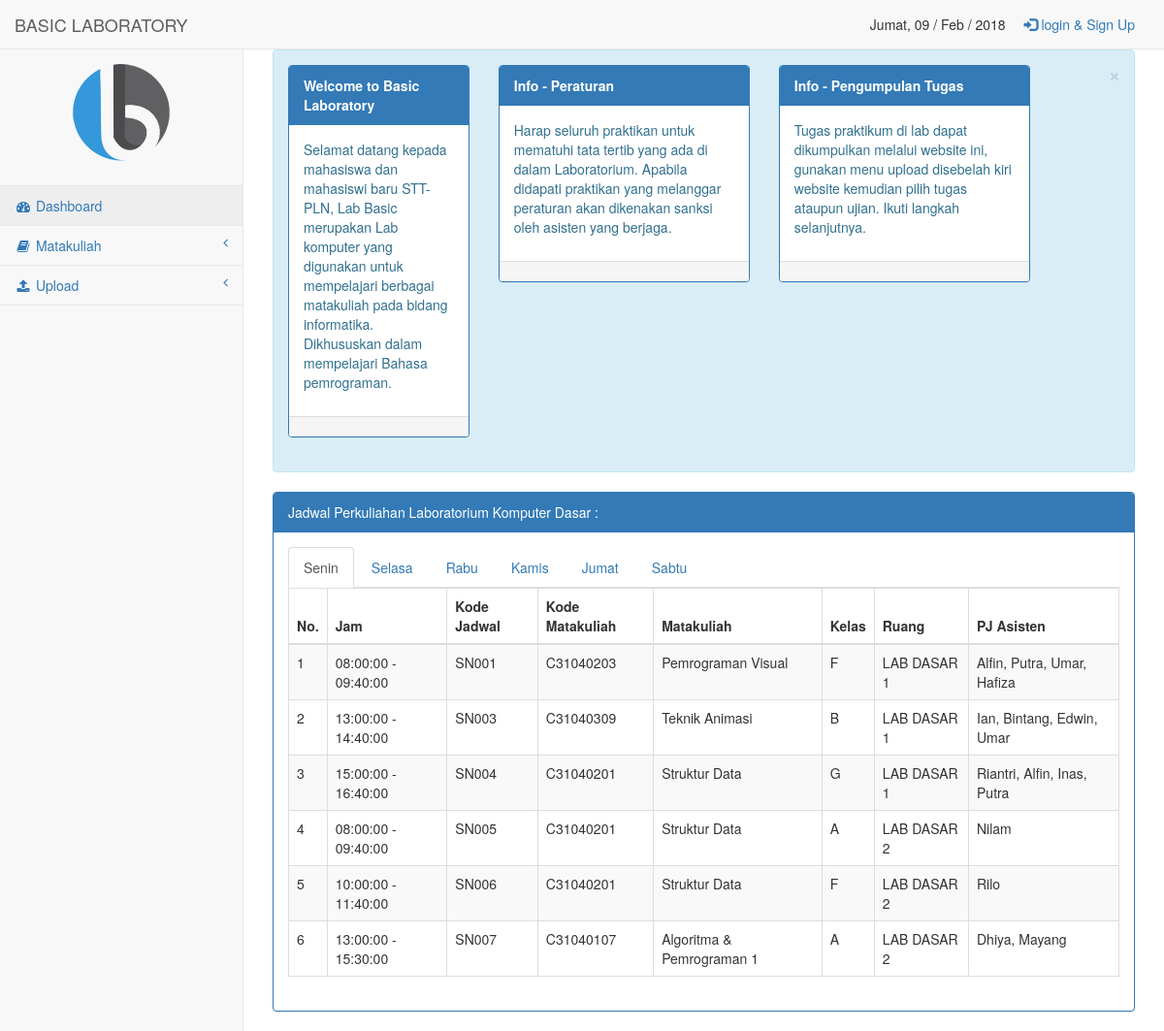
The page /pages/index.php on the database its author committed.
### tables this page shows
CREATE TABLE `tbl_jadwal_lab` (
  `kode_jadwal` varchar(10) NOT NULL,
  `kode_matakuliah` varchar(15) DEFAULT NULL,
  `kelas` varchar(5) DEFAULT NULL,
  `hari` varchar(10) DEFAULT NULL,
  `jam_mulai` time DEFAULT NULL,
  `jam_selesai` time DEFAULT NULL,
  `nama_lab` varchar(15) DEFAULT NULL,
  `pjasisten` varchar(30) NOT NULL
);

CREATE TABLE `tbl_matakuliah` (
  `kode_matakuliah` varchar(15) NOT NULL,
  `nama_matakuliah` varchar(35) DEFAULT NULL,
  `sks` int(11) DEFAULT NULL,
  `status` int(11) NOT NULL,
  `page` varchar(15) NOT NULL
);

### pages/dashboard.php (the view, shortened to what this page needs)
 <div id="page-wrapper">
            <div class="alert alert-info alert-dismissable">
            <button type="button" class="close" data-dismiss="alert" aria-hidden="true">&times;</button>
            <div class="row">
                <div class="col-lg-3">
                    <div class="panel panel-primary">
                        <div class="panel-heading">
                            <strong>Welcome to Basic Laboratory</strong>
                        </div>
                        <div class="panel-body">
                            <p>Selamat datang kepada mahasiswa dan mahasiswi baru STT-PLN, Lab Basic merupakan Lab komputer yang digunakan untuk mempelajari berbagai matakuliah pada bidang informatika. Dikhususkan dalam mempelajari Bahasa pemrograman. </p>
                        </div>
                        <div class="panel-footer">
                        </div>
                    </div>
                </div>
                <div class="col-lg-4">
                    <div class="panel panel-primary">
                        <div class="panel-heading">
                            <strong>Info - Peraturan</strong>
                        </div>
                        <div class="panel-body">
                            <p>Harap seluruh praktikan untuk mematuhi tata tertib yang ada di dalam Laboratorium. Apabila didapati praktikan yang melanggar peraturan akan dikenakan sanksi oleh asisten yang berjaga. </p>
                        </div>
                        <div class="panel-footer">
                        </div>
                    </div>
                </div>
                <div class="col-lg-4">
                    <div class="panel panel-primary">
                        <div class="panel-heading">
                            <strong>Info - Pengumpulan Tugas</strong>
                        </div>
                        <div class="panel-body">
                            <p>Tugas praktikum di lab dapat dikumpulkan melalui website ini, gunakan menu upload disebelah kiri website kemudian pilih tugas ataupun ujian. Ikuti langkah selanjutnya. </p>
                        </div>
                        <div class="panel-footer">
                        </div>
                    </div>
                </div>
            </div>
            </div>
            <div class="row">
            <div class="col-lg-12">
                    <div class="panel panel-primary">
                        <div class="panel-heading">
                            Jadwal Perkuliahan Laboratorium Komputer Dasar :
                        </div>
                        <div class="panel-body">
                            <ul class="nav nav-tabs">
                                <li class="active"><a href="#senin" data-toggle="tab">Senin</a>
                                </li>
                                <li><a href="#selasa" data-toggle="tab">Selasa</a>
                                </li>
                                <li><a href="#rabu" data-toggle="tab">Rabu</a>
                                </li>
                                <li><a href="#kamis" data-toggle="tab">Kamis</a>
                                </li>
                                <li><a href="#jumat" data-toggle="tab">Jumat</a>
                                </li>
                                <li><a href="#sabtu" data-toggle="tab">Sabtu</a>
                                </li>
                            </ul>
                            <div class="tab-content">
                                <div class="tab-pane fade in active" id="senin">
                                    <table class="table table-striped table-bordered table-hover">
                                        <thead>
                                            <tr>
                                                <th>No. </th>
                                                <th>Jam</th>
                                                <th>Kode Jadwal</th>
                                                <th>Kode Matakuliah</th>
                                                <th>Matakuliah</th>
                                                <th>Kelas</th>
                                                <th>Ruang</th>
                                                <th>PJ Asisten</th>
                                            </tr>
                                        </thead>
                                        <tbody>
                                            <?php showkuliah("senin"); ?>
                                        </tbody>
                                    </table>
                                </div>
                            </div>
                        </div>
                    </div>
                </div>
            </div>
        </div>
<?php
function showkuliah($hari){
    include "service/connect.php";
        $sql = "select *,tbl_matakuliah.nama_matakuliah as matakuliah
        from tbl_jadwal_lab
        inner join tbl_matakuliah on (tbl_matakuliah.kode_matakuliah = tbl_jadwal_lab.kode_matakuliah)
        where hari='$hari'
        order by kode_jadwal";
        $result = $conn->query($sql);
        $no = 1;
        if ($result->num_rows > 0) {
            while($row = $result->fetch_assoc()) {
            ?>
            <tr>
                <td><?php echo $no; ?></td>
                <td><?php echo $row['jam_mulai']." - ".$row['jam_selesai']; ?></td>
                <td><?php echo $row['kode_jadwal']; ?></td>
                <td><?php echo $row['kode_matakuliah']; ?></td>
                <td><?php echo $row['matakuliah']; ?></td>
                <td><?php echo $row['kelas']; ?></td>
                <td><?php echo $row['nama_lab']; ?></td>
                <td><?php echo $row['pjasisten']; ?></td>
            </tr>
            <?php
            $no++;
            }
        }
}
?>

### pages/index.php (shortened to what this page needs)
<!DOCTYPE html>
<html lang="en">
<?php include "head.php"; ?>
<body>
    <?php include "navbar.php"; ?>
    <?php include "konten.php"; ?>
    <?php konten(); ?>
</body>
</html>

### pages/head.php (shortened to what this page needs)
<head>
    <link href="../vendor/bootstrap/css/bootstrap.min.css" rel="stylesheet">
    <link href="../vendor/metisMenu/metisMenu.min.css" rel="stylesheet">
    <link href="../dist/css/sb-admin-2.css" rel="stylesheet">
    <link href="../vendor/font-awesome/css/font-awesome.min.css" rel="stylesheet" type="text/css">
    <link href="../vendor/datatables-plugins/dataTables.bootstrap.css" rel="stylesheet">
    <link href="../vendor/datatables-responsive/dataTables.responsive.css" rel="stylesheet">
    <link href="../vendor/bootstrap/css/bootstrap.min.css" rel="stylesheet">
    <link href="../vendor/metisMenu/metisMenu.min.css" rel="stylesheet">
    <link href="../dist/css/sb-admin-2.css" rel="stylesheet">
    <link href="../vendor/font-awesome/css/font-awesome.min.css" rel="stylesheet" type="text/css">
</head>

### pages/navbar.php (shortened to what this page needs)
<div id="wrapper">
    <nav class="navbar navbar-default navbar-static-top" role="navigation" style="margin-bottom: 0">
        <div class="navbar-header">
            <a class="navbar-brand" href="index.php">BASIC LABORATORY</a>
        </div>
        <ul class="nav navbar-top-links navbar-right">
            <li>
                <?php hari(date("D")); echo date("d / M / Y"); ?>
            </li>
                                <?php
                            if (isset($_SESSION["set"]))
                            { logged();     } else
                            { not_logged(); }
                ?>
        </ul>
        <div class="navbar-default sidebar" role="navigation">
            <div class="sidebar-nav navbar-collapse">
                <ul class="nav" id="side-menu">
                    <li class="sidebar-search">
                        <div>
                            <p style="text-align: center;"><img src="../image/navhead.png" style="width : 100px; height : 100px;"></p>
                        </div>
                    </li>
                    <li>
                        <a href="index.php"><i class="fa fa-dashboard fa-fw"></i> Dashboard</a>
                    </li>
                    <li>
                        <a href="#"><i class="fa fa-book fa-fw"></i> Matakuliah<span class="fa arrow"></span></a>
                    </li>
                     <li>
                     <a href="#"><i class="fa fa-upload fa-fw"></i> Upload<span class="fa arrow"></span></a>
                    </li>
                </ul>
            </div>
        </div>
    </nav>
</div>
<?php
function not_logged(){
                ?>
                <li>
                <a href="?page=login"><span class="glyphicon glyphicon-log-in"></span> login & Sign Up </a>
                </li>
                <?php
}
                ?>
                <?php
function hari($data){
    switch ($data) {
        case 'Fri':
            $har="Jumat";
            break;
    }
    echo $har.", ";
}
?>

### pages/konten.php
<?php
function konten(){
if (isset($_GET['page'])){
    if ($_GET['page']=="ap2") 				{ include "matakuliah/ap.php"; 			    }
    if ($_GET['page']=="ap1")               { include "matakuliah/ap1.php";             }
    if ($_GET['page']=="barak") 			{ include "matakuliah/barak.php"; 			}
    if ($_GET['page']=="cc") 				{ include "matakuliah/cc.php"; 				}
    if ($_GET['page']=="mikroprosessor") 	{ include "matakuliah/mikroprosessor.php"; 	}
    if ($_GET['page']=="pbd") 				{ include "matakuliah/pbd.php"; 			}
    if ($_GET['page']=="pbo") 				{ include "matakuliah/pbo.php"; 			}
    if ($_GET['page']=="rpl") 				{ include "matakuliah/rpl.php"; 			}
    if ($_GET['page']=="statistika") 		{ include "matakuliah/statistika.php"; 		}
    if ($_GET['page']=="strukturdata")      { include "matakuliah/strukturdata.php";    }
    if ($_GET['page']=="jarkom")            { include "matakuliah/jarkom.php";          }
    if ($_GET['page']=="datamining")        { include "matakuliah/datamining.php";      }
    if ($_GET['page']=="pemvis")            { include "matakuliah/pemvis.php";          }
    if ($_GET['page']=="tekan")             { include "matakuliah/tekan.php";           }
    if ($_GET['page']=="sbd")               { include "matakuliah/sbd.php";             }
    if ($_GET['page']=="moprog")            { include "matakuliah/moprog.php";          }
    if ($_GET['page']=="workshop")          { include "matakuliah/workshop.php";        }
    if ($_GET['page']=="uploadmateri") 		{ include "service/uploadmateri.php"; 		}
    if ($_GET['page']=="uploadtugas") 		{ include "service/uploadtugas.php"; 		}
    if ($_GET['page']=="uploadujian")       { include "service/uploadujian.php";        }
    if ($_GET['page']=="bantuan")           { include "service/bantuan.php";            }
    if ($_GET['page']=="login")             { include "service/login.php";              }
    if ($_GET['page']=="logout")            { include "service/logout-check.php";       }
    if ($_GET['page']=="signup")            { include "service/signup.php";             }
    if ($_GET['page']=="profile")           { include "service/profile.php";            }
    if ($_GET['page']=="setting")           { include "admin/setting.php";              }
    if ($_GET['page']=="setting-account")   { include "admin/setting-account.php";      }
    if ($_GET['page']=="inputnilai")        { include "admin/nilai-input.php";          }
    if ($_GET['page']=="rekapnilai")        { include "admin/rekapnilai.php";           }
    if ($_GET['page']=="pesan")             { include "admin/pesan.php";                }
} else {
											  include "dashboard.php";
}
}

### rows shown on the page
tbl_jadwal_lab: jam_mulai "08:00:00", jam_selesai "09:40:00", kode_jadwal "SN001", kode_matakuliah.kode_matakuliah "C31040203", kode_matakuliah.nama_matakuliah "Pemrograman Visual", kelas "F", nama_lab "LAB DASAR 1", pjasisten "Alfin, Putra, Umar, Hafiza"
tbl_jadwal_lab: jam_mulai "13:00:00", jam_selesai "14:40:00", kode_jadwal "SN003", kode_matakuliah.kode_matakuliah "C31040309", kode_matakuliah.nama_matakuliah "Teknik Animasi", kelas "B", nama_lab "LAB DASAR 1", pjasisten "Ian, Bintang, Edwin, Umar"
tbl_jadwal_lab: jam_mulai "15:00:00", jam_selesai "16:40:00", kode_jadwal "SN004", kode_matakuliah.kode_matakuliah "C31040201", kode_matakuliah.nama_matakuliah "Struktur Data", kelas "G", nama_lab "LAB DASAR 1", pjasisten "Riantri, Alfin, Inas, Putra"
tbl_jadwal_lab: jam_mulai "08:00:00", jam_selesai "09:40:00", kode_jadwal "SN005", kode_matakuliah.kode_matakuliah "C31040201", kode_matakuliah.nama_matakuliah "Struktur Data", kelas "A", nama_lab "LAB DASAR 2", pjasisten "Nilam"
tbl_jadwal_lab: jam_mulai "10:00:00", jam_selesai "11:40:00", kode_jadwal "SN006", kode_matakuliah.kode_matakuliah "C31040201", kode_matakuliah.nama_matakuliah "Struktur Data", kelas "F", nama_lab "LAB DASAR 2", pjasisten "Rilo"
tbl_jadwal_lab: jam_mulai "13:00:00", jam_selesai "15:30:00", kode_jadwal "SN007", kode_matakuliah.kode_matakuliah "C31040107", kode_matakuliah.nama_matakuliah "Algoritma & Pemrograman 1", kelas "A", nama_lab "LAB DASAR 2", pjasisten "Dhiya, Mayang"

### other values the page prints
$har "Jumat"
